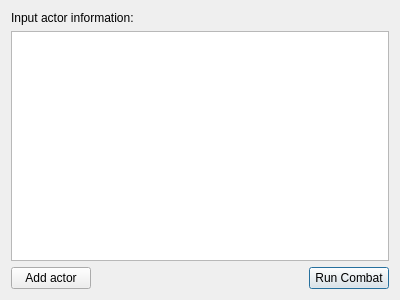
<?xml version="1.0" encoding="UTF-8"?>
<ui version="4.0">
 <class>InitiativeInputClass</class>
 <widget class="QWidget" name="InitiativeInputClass">
  <property name="geometry">
   <rect>
    <x>0</x>
    <y>0</y>
    <width>400</width>
    <height>300</height>
   </rect>
  </property>
  <property name="windowTitle">
   <string>InitiativeActivity</string>
  </property>
  <layout class="QVBoxLayout" name="verticalLayout_2">
   <item>
    <widget class="QLabel" name="label">
     <property name="text">
      <string>Input actor information:</string>
     </property>
    </widget>
   </item>
   <item>
    <widget class="QTableView" name="actorsView">
     <property name="alternatingRowColors">
      <bool>true</bool>
     </property>
     <property name="selectionMode">
      <enum>QAbstractItemView::SingleSelection</enum>
     </property>
     <property name="selectionBehavior">
      <enum>QAbstractItemView::SelectRows</enum>
     </property>
     <property name="showGrid">
      <bool>false</bool>
     </property>
     <attribute name="verticalHeaderVisible">
      <bool>false</bool>
     </attribute>
     <attribute name="verticalHeaderHighlightSections">
      <bool>false</bool>
     </attribute>
     <attribute name="verticalHeaderVisible">
      <bool>false</bool>
     </attribute>
     <attribute name="verticalHeaderHighlightSections">
      <bool>false</bool>
     </attribute>
    </widget>
   </item>
   <item>
    <layout class="QHBoxLayout" name="horizontalLayout">
     <item>
      <widget class="QPushButton" name="addActor">
       <property name="text">
        <string>Add actor</string>
       </property>
      </widget>
     </item>
     <item>
      <spacer name="horizontalSpacer">
       <property name="orientation">
        <enum>Qt::Horizontal</enum>
       </property>
       <property name="sizeHint" stdset="0">
        <size>
         <width>40</width>
         <height>20</height>
        </size>
       </property>
      </spacer>
     </item>
     <item>
      <widget class="QPushButton" name="runCombat">
       <property name="text">
        <string>Run Combat</string>
       </property>
       <property name="default">
        <bool>true</bool>
       </property>
      </widget>
     </item>
    </layout>
   </item>
  </layout>
 </widget>
 <layoutdefault spacing="6" margin="11"/>
 <resources/>
 <connections/>
</ui>
